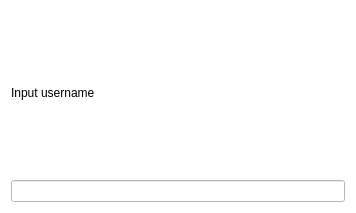
<?xml version="1.0" encoding="UTF-8"?>
<ui version="4.0">
 <class>firstInitialasing</class>
 <widget class="QWidget" name="firstInitialasing">
  <property name="geometry">
   <rect>
    <x>0</x>
    <y>0</y>
    <width>356</width>
    <height>213</height>
   </rect>
  </property>
  <property name="windowTitle">
   <string>Form</string>
  </property>
  <property name="styleSheet">
   <string notr="true">background:white</string>
  </property>
  <layout class="QVBoxLayout" name="verticalLayout">
   <item>
    <widget class="QLabel" name="label">
     <property name="text">
      <string>Input username</string>
     </property>
    </widget>
   </item>
   <item>
    <widget class="QLineEdit" name="lineEdit_2"/>
   </item>
  </layout>
 </widget>
 <resources/>
 <connections/>
</ui>
